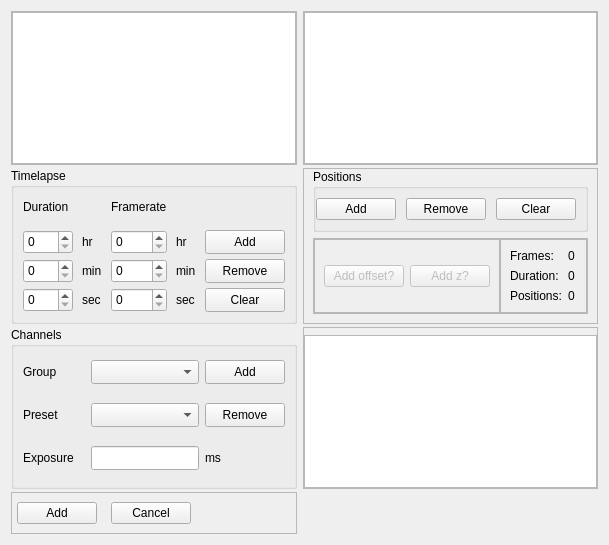
<?xml version="1.0" encoding="UTF-8"?>
<ui version="4.0">
 <class>Form</class>
 <widget class="QWidget" name="Form">
  <property name="geometry">
   <rect>
    <x>0</x>
    <y>0</y>
    <width>581</width>
    <height>545</height>
   </rect>
  </property>
  <property name="windowTitle">
   <string>Form</string>
  </property>
  <layout class="QGridLayout" name="gridLayout">
   <property name="verticalSpacing">
    <number>3</number>
   </property>
   <item row="2" column="1">
    <widget class="QFrame" name="frame_channelList">
     <property name="sizePolicy">
      <sizepolicy hsizetype="Preferred" vsizetype="Preferred">
       <horstretch>0</horstretch>
       <verstretch>0</verstretch>
      </sizepolicy>
     </property>
     <property name="frameShape">
      <enum>QFrame::StyledPanel</enum>
     </property>
     <property name="frameShadow">
      <enum>QFrame::Raised</enum>
     </property>
     <layout class="QHBoxLayout" name="horizontalLayout_2">
      <property name="spacing">
       <number>0</number>
      </property>
      <property name="leftMargin">
       <number>0</number>
      </property>
      <property name="topMargin">
       <number>7</number>
      </property>
      <property name="rightMargin">
       <number>0</number>
      </property>
      <property name="bottomMargin">
       <number>0</number>
      </property>
      <item>
       <widget class="QListWidget" name="listWidget_channels">
        <property name="sizePolicy">
         <sizepolicy hsizetype="Preferred" vsizetype="Preferred">
          <horstretch>0</horstretch>
          <verstretch>0</verstretch>
         </sizepolicy>
        </property>
       </widget>
      </item>
     </layout>
    </widget>
   </item>
   <item row="1" column="0">
    <widget class="QGroupBox" name="groupBox_timelapse">
     <property name="sizePolicy">
      <sizepolicy hsizetype="Minimum" vsizetype="Minimum">
       <horstretch>0</horstretch>
       <verstretch>0</verstretch>
      </sizepolicy>
     </property>
     <property name="title">
      <string>Timelapse</string>
     </property>
     <layout class="QGridLayout" name="gridLayout_2">
      <property name="topMargin">
       <number>0</number>
      </property>
      <property name="horizontalSpacing">
       <number>9</number>
      </property>
      <property name="verticalSpacing">
       <number>5</number>
      </property>
      <item row="2" column="4">
       <widget class="QPushButton" name="pushButton_removeTime">
        <property name="sizePolicy">
         <sizepolicy hsizetype="Preferred" vsizetype="Fixed">
          <horstretch>0</horstretch>
          <verstretch>0</verstretch>
         </sizepolicy>
        </property>
        <property name="maximumSize">
         <size>
          <width>80</width>
          <height>24</height>
         </size>
        </property>
        <property name="text">
         <string>Remove</string>
        </property>
       </widget>
      </item>
      <item row="3" column="1">
       <widget class="QLabel" name="label_3">
        <property name="sizePolicy">
         <sizepolicy hsizetype="Preferred" vsizetype="Preferred">
          <horstretch>0</horstretch>
          <verstretch>0</verstretch>
         </sizepolicy>
        </property>
        <property name="text">
         <string>sec</string>
        </property>
       </widget>
      </item>
      <item row="2" column="0">
       <widget class="QSpinBox" name="spinBox_tlMin">
        <property name="sizePolicy">
         <sizepolicy hsizetype="Preferred" vsizetype="Fixed">
          <horstretch>0</horstretch>
          <verstretch>0</verstretch>
         </sizepolicy>
        </property>
        <property name="minimumSize">
         <size>
          <width>50</width>
          <height>24</height>
         </size>
        </property>
        <property name="maximumSize">
         <size>
          <width>100</width>
          <height>24</height>
         </size>
        </property>
       </widget>
      </item>
      <item row="3" column="4">
       <widget class="QPushButton" name="pushButton_clearTime">
        <property name="sizePolicy">
         <sizepolicy hsizetype="Preferred" vsizetype="Fixed">
          <horstretch>0</horstretch>
          <verstretch>0</verstretch>
         </sizepolicy>
        </property>
        <property name="maximumSize">
         <size>
          <width>80</width>
          <height>24</height>
         </size>
        </property>
        <property name="text">
         <string>Clear</string>
        </property>
       </widget>
      </item>
      <item row="1" column="0">
       <widget class="QSpinBox" name="spinBox_tlHr">
        <property name="sizePolicy">
         <sizepolicy hsizetype="Preferred" vsizetype="Fixed">
          <horstretch>0</horstretch>
          <verstretch>0</verstretch>
         </sizepolicy>
        </property>
        <property name="minimumSize">
         <size>
          <width>50</width>
          <height>24</height>
         </size>
        </property>
        <property name="maximumSize">
         <size>
          <width>100</width>
          <height>24</height>
         </size>
        </property>
       </widget>
      </item>
      <item row="1" column="4">
       <widget class="QPushButton" name="pushButton_addTime">
        <property name="sizePolicy">
         <sizepolicy hsizetype="Preferred" vsizetype="Fixed">
          <horstretch>0</horstretch>
          <verstretch>0</verstretch>
         </sizepolicy>
        </property>
        <property name="maximumSize">
         <size>
          <width>80</width>
          <height>24</height>
         </size>
        </property>
        <property name="text">
         <string>Add</string>
        </property>
       </widget>
      </item>
      <item row="3" column="0">
       <widget class="QSpinBox" name="spinBox_tlSec">
        <property name="sizePolicy">
         <sizepolicy hsizetype="Preferred" vsizetype="Fixed">
          <horstretch>0</horstretch>
          <verstretch>0</verstretch>
         </sizepolicy>
        </property>
        <property name="minimumSize">
         <size>
          <width>50</width>
          <height>24</height>
         </size>
        </property>
        <property name="maximumSize">
         <size>
          <width>100</width>
          <height>24</height>
         </size>
        </property>
       </widget>
      </item>
      <item row="2" column="2">
       <widget class="QSpinBox" name="spinBox_frMin">
        <property name="sizePolicy">
         <sizepolicy hsizetype="Preferred" vsizetype="Fixed">
          <horstretch>0</horstretch>
          <verstretch>0</verstretch>
         </sizepolicy>
        </property>
        <property name="maximumSize">
         <size>
          <width>100</width>
          <height>24</height>
         </size>
        </property>
       </widget>
      </item>
      <item row="1" column="1">
       <widget class="QLabel" name="label">
        <property name="sizePolicy">
         <sizepolicy hsizetype="Preferred" vsizetype="Preferred">
          <horstretch>0</horstretch>
          <verstretch>0</verstretch>
         </sizepolicy>
        </property>
        <property name="text">
         <string>hr</string>
        </property>
       </widget>
      </item>
      <item row="1" column="2">
       <widget class="QSpinBox" name="spinBox_frHr">
        <property name="sizePolicy">
         <sizepolicy hsizetype="Preferred" vsizetype="Fixed">
          <horstretch>0</horstretch>
          <verstretch>0</verstretch>
         </sizepolicy>
        </property>
        <property name="maximumSize">
         <size>
          <width>100</width>
          <height>24</height>
         </size>
        </property>
       </widget>
      </item>
      <item row="2" column="1">
       <widget class="QLabel" name="label_2">
        <property name="sizePolicy">
         <sizepolicy hsizetype="Preferred" vsizetype="Preferred">
          <horstretch>0</horstretch>
          <verstretch>0</verstretch>
         </sizepolicy>
        </property>
        <property name="text">
         <string>min</string>
        </property>
       </widget>
      </item>
      <item row="3" column="3">
       <widget class="QLabel" name="label_6">
        <property name="sizePolicy">
         <sizepolicy hsizetype="Preferred" vsizetype="Preferred">
          <horstretch>0</horstretch>
          <verstretch>0</verstretch>
         </sizepolicy>
        </property>
        <property name="text">
         <string>sec</string>
        </property>
       </widget>
      </item>
      <item row="3" column="2">
       <widget class="QSpinBox" name="spinBox_frSec">
        <property name="sizePolicy">
         <sizepolicy hsizetype="Preferred" vsizetype="Fixed">
          <horstretch>0</horstretch>
          <verstretch>0</verstretch>
         </sizepolicy>
        </property>
        <property name="maximumSize">
         <size>
          <width>100</width>
          <height>24</height>
         </size>
        </property>
       </widget>
      </item>
      <item row="1" column="3">
       <widget class="QLabel" name="label_4">
        <property name="sizePolicy">
         <sizepolicy hsizetype="Preferred" vsizetype="Preferred">
          <horstretch>0</horstretch>
          <verstretch>0</verstretch>
         </sizepolicy>
        </property>
        <property name="text">
         <string>hr</string>
        </property>
       </widget>
      </item>
      <item row="2" column="3">
       <widget class="QLabel" name="label_5">
        <property name="sizePolicy">
         <sizepolicy hsizetype="Preferred" vsizetype="Preferred">
          <horstretch>0</horstretch>
          <verstretch>0</verstretch>
         </sizepolicy>
        </property>
        <property name="text">
         <string>min</string>
        </property>
       </widget>
      </item>
      <item row="0" column="0">
       <widget class="QLabel" name="label_7">
        <property name="sizePolicy">
         <sizepolicy hsizetype="Preferred" vsizetype="Preferred">
          <horstretch>0</horstretch>
          <verstretch>0</verstretch>
         </sizepolicy>
        </property>
        <property name="text">
         <string>Duration</string>
        </property>
       </widget>
      </item>
      <item row="0" column="2">
       <widget class="QLabel" name="label_8">
        <property name="sizePolicy">
         <sizepolicy hsizetype="Preferred" vsizetype="Preferred">
          <horstretch>0</horstretch>
          <verstretch>0</verstretch>
         </sizepolicy>
        </property>
        <property name="text">
         <string>Framerate</string>
        </property>
       </widget>
      </item>
     </layout>
    </widget>
   </item>
   <item row="0" column="1">
    <widget class="QFrame" name="frame_posList">
     <property name="sizePolicy">
      <sizepolicy hsizetype="Preferred" vsizetype="Preferred">
       <horstretch>0</horstretch>
       <verstretch>0</verstretch>
      </sizepolicy>
     </property>
     <property name="frameShape">
      <enum>QFrame::StyledPanel</enum>
     </property>
     <property name="frameShadow">
      <enum>QFrame::Raised</enum>
     </property>
     <layout class="QVBoxLayout" name="verticalLayout_2">
      <property name="spacing">
       <number>0</number>
      </property>
      <property name="leftMargin">
       <number>0</number>
      </property>
      <property name="topMargin">
       <number>0</number>
      </property>
      <property name="rightMargin">
       <number>0</number>
      </property>
      <property name="bottomMargin">
       <number>0</number>
      </property>
      <item>
       <widget class="QListWidget" name="listWidget_positionList">
        <property name="sizePolicy">
         <sizepolicy hsizetype="Preferred" vsizetype="Preferred">
          <horstretch>0</horstretch>
          <verstretch>0</verstretch>
         </sizepolicy>
        </property>
       </widget>
      </item>
     </layout>
    </widget>
   </item>
   <item row="1" column="1">
    <widget class="QFrame" name="frame_mainBonusInfo">
     <property name="sizePolicy">
      <sizepolicy hsizetype="Preferred" vsizetype="Preferred">
       <horstretch>0</horstretch>
       <verstretch>0</verstretch>
      </sizepolicy>
     </property>
     <property name="frameShape">
      <enum>QFrame::StyledPanel</enum>
     </property>
     <property name="frameShadow">
      <enum>QFrame::Raised</enum>
     </property>
     <layout class="QVBoxLayout" name="verticalLayout_3">
      <property name="leftMargin">
       <number>9</number>
      </property>
      <property name="topMargin">
       <number>0</number>
      </property>
      <property name="rightMargin">
       <number>9</number>
      </property>
      <item>
       <widget class="QGroupBox" name="groupBox_positions">
        <property name="sizePolicy">
         <sizepolicy hsizetype="Preferred" vsizetype="Preferred">
          <horstretch>0</horstretch>
          <verstretch>0</verstretch>
         </sizepolicy>
        </property>
        <property name="title">
         <string>Positions</string>
        </property>
        <layout class="QHBoxLayout" name="horizontalLayout">
         <property name="spacing">
          <number>10</number>
         </property>
         <property name="leftMargin">
          <number>0</number>
         </property>
         <item>
          <widget class="QPushButton" name="pushButton_addPos">
           <property name="sizePolicy">
            <sizepolicy hsizetype="Preferred" vsizetype="Preferred">
             <horstretch>0</horstretch>
             <verstretch>0</verstretch>
            </sizepolicy>
           </property>
           <property name="maximumSize">
            <size>
             <width>80</width>
             <height>24</height>
            </size>
           </property>
           <property name="text">
            <string>Add</string>
           </property>
           <property name="iconSize">
            <size>
             <width>16</width>
             <height>16</height>
            </size>
           </property>
          </widget>
         </item>
         <item>
          <widget class="QPushButton" name="pushButton_removePos">
           <property name="sizePolicy">
            <sizepolicy hsizetype="Preferred" vsizetype="Preferred">
             <horstretch>0</horstretch>
             <verstretch>0</verstretch>
            </sizepolicy>
           </property>
           <property name="maximumSize">
            <size>
             <width>80</width>
             <height>24</height>
            </size>
           </property>
           <property name="text">
            <string>Remove</string>
           </property>
          </widget>
         </item>
         <item>
          <widget class="QPushButton" name="pushButton_clearPos">
           <property name="sizePolicy">
            <sizepolicy hsizetype="Preferred" vsizetype="Preferred">
             <horstretch>0</horstretch>
             <verstretch>0</verstretch>
            </sizepolicy>
           </property>
           <property name="maximumSize">
            <size>
             <width>80</width>
             <height>24</height>
            </size>
           </property>
           <property name="text">
            <string>Clear</string>
           </property>
          </widget>
         </item>
        </layout>
       </widget>
      </item>
      <item>
       <widget class="QFrame" name="frame_subbonusInfo">
        <property name="sizePolicy">
         <sizepolicy hsizetype="Preferred" vsizetype="Preferred">
          <horstretch>0</horstretch>
          <verstretch>0</verstretch>
         </sizepolicy>
        </property>
        <property name="frameShape">
         <enum>QFrame::StyledPanel</enum>
        </property>
        <property name="frameShadow">
         <enum>QFrame::Raised</enum>
        </property>
        <layout class="QHBoxLayout" name="horizontalLayout_4">
         <property name="spacing">
          <number>0</number>
         </property>
         <property name="leftMargin">
          <number>0</number>
         </property>
         <property name="topMargin">
          <number>0</number>
         </property>
         <property name="rightMargin">
          <number>0</number>
         </property>
         <property name="bottomMargin">
          <number>0</number>
         </property>
         <item>
          <widget class="QFrame" name="frame_bonus">
           <property name="frameShape">
            <enum>QFrame::StyledPanel</enum>
           </property>
           <property name="frameShadow">
            <enum>QFrame::Raised</enum>
           </property>
           <layout class="QHBoxLayout" name="horizontalLayout_5">
            <item>
             <widget class="QPushButton" name="pushButton">
              <property name="enabled">
               <bool>false</bool>
              </property>
              <property name="text">
               <string>Add offset?</string>
              </property>
             </widget>
            </item>
            <item>
             <widget class="QPushButton" name="pushButton_2">
              <property name="enabled">
               <bool>false</bool>
              </property>
              <property name="text">
               <string>Add z?</string>
              </property>
             </widget>
            </item>
           </layout>
          </widget>
         </item>
         <item>
          <widget class="QFrame" name="frame_info">
           <property name="frameShape">
            <enum>QFrame::StyledPanel</enum>
           </property>
           <property name="frameShadow">
            <enum>QFrame::Raised</enum>
           </property>
           <layout class="QGridLayout" name="gridLayout_4">
            <item row="0" column="0">
             <widget class="QLabel" name="label_info_frames">
              <property name="text">
               <string>Frames:</string>
              </property>
             </widget>
            </item>
            <item row="0" column="1">
             <widget class="QLabel" name="label_info_frames_val">
              <property name="text">
               <string>0</string>
              </property>
             </widget>
            </item>
            <item row="1" column="0">
             <widget class="QLabel" name="label_info_duration">
              <property name="text">
               <string>Duration:</string>
              </property>
             </widget>
            </item>
            <item row="1" column="1">
             <widget class="QLabel" name="label_info_duration_val">
              <property name="text">
               <string>0</string>
              </property>
             </widget>
            </item>
            <item row="2" column="0">
             <widget class="QLabel" name="label_info_pos">
              <property name="text">
               <string>Positions:</string>
              </property>
             </widget>
            </item>
            <item row="2" column="1">
             <widget class="QLabel" name="label_info_pos_val">
              <property name="text">
               <string>0</string>
              </property>
             </widget>
            </item>
           </layout>
          </widget>
         </item>
        </layout>
       </widget>
      </item>
     </layout>
    </widget>
   </item>
   <item row="3" column="0">
    <widget class="QFrame" name="frame_addCancel">
     <property name="sizePolicy">
      <sizepolicy hsizetype="Preferred" vsizetype="Preferred">
       <horstretch>0</horstretch>
       <verstretch>0</verstretch>
      </sizepolicy>
     </property>
     <property name="frameShape">
      <enum>QFrame::StyledPanel</enum>
     </property>
     <property name="frameShadow">
      <enum>QFrame::Raised</enum>
     </property>
     <layout class="QHBoxLayout" name="horizontalLayout_3">
      <property name="spacing">
       <number>9</number>
      </property>
      <property name="leftMargin">
       <number>0</number>
      </property>
      <property name="rightMargin">
       <number>100</number>
      </property>
      <item>
       <widget class="QPushButton" name="pushButton_addConfiguration">
        <property name="sizePolicy">
         <sizepolicy hsizetype="Preferred" vsizetype="Fixed">
          <horstretch>0</horstretch>
          <verstretch>0</verstretch>
         </sizepolicy>
        </property>
        <property name="maximumSize">
         <size>
          <width>80</width>
          <height>24</height>
         </size>
        </property>
        <property name="text">
         <string>Add</string>
        </property>
       </widget>
      </item>
      <item>
       <widget class="QPushButton" name="pushButton_cancelConfiguration">
        <property name="sizePolicy">
         <sizepolicy hsizetype="Preferred" vsizetype="Fixed">
          <horstretch>0</horstretch>
          <verstretch>0</verstretch>
         </sizepolicy>
        </property>
        <property name="maximumSize">
         <size>
          <width>80</width>
          <height>24</height>
         </size>
        </property>
        <property name="text">
         <string>Cancel</string>
        </property>
       </widget>
      </item>
     </layout>
    </widget>
   </item>
   <item row="0" column="0">
    <widget class="QFrame" name="frame_timeList">
     <property name="sizePolicy">
      <sizepolicy hsizetype="Preferred" vsizetype="Preferred">
       <horstretch>0</horstretch>
       <verstretch>0</verstretch>
      </sizepolicy>
     </property>
     <property name="frameShape">
      <enum>QFrame::StyledPanel</enum>
     </property>
     <property name="frameShadow">
      <enum>QFrame::Raised</enum>
     </property>
     <layout class="QVBoxLayout" name="verticalLayout">
      <property name="spacing">
       <number>0</number>
      </property>
      <property name="leftMargin">
       <number>0</number>
      </property>
      <property name="topMargin">
       <number>0</number>
      </property>
      <property name="rightMargin">
       <number>0</number>
      </property>
      <property name="bottomMargin">
       <number>0</number>
      </property>
      <item>
       <widget class="QListWidget" name="listWidget_timePoints">
        <property name="sizePolicy">
         <sizepolicy hsizetype="Preferred" vsizetype="Preferred">
          <horstretch>0</horstretch>
          <verstretch>0</verstretch>
         </sizepolicy>
        </property>
       </widget>
      </item>
     </layout>
    </widget>
   </item>
   <item row="2" column="0">
    <widget class="QGroupBox" name="groupBox_channels">
     <property name="sizePolicy">
      <sizepolicy hsizetype="Preferred" vsizetype="Preferred">
       <horstretch>0</horstretch>
       <verstretch>0</verstretch>
      </sizepolicy>
     </property>
     <property name="title">
      <string>Channels</string>
     </property>
     <layout class="QGridLayout" name="gridLayout_3" rowstretch="0,0,0,0,0" columnstretch="0,0,0" rowminimumheight="0,0,0,0,0">
      <property name="leftMargin">
       <number>9</number>
      </property>
      <property name="topMargin">
       <number>0</number>
      </property>
      <property name="rightMargin">
       <number>9</number>
      </property>
      <property name="bottomMargin">
       <number>0</number>
      </property>
      <item row="4" column="1">
       <widget class="QLineEdit" name="lineEdit_setExposure">
        <property name="sizePolicy">
         <sizepolicy hsizetype="Preferred" vsizetype="Fixed">
          <horstretch>0</horstretch>
          <verstretch>0</verstretch>
         </sizepolicy>
        </property>
        <property name="maximumSize">
         <size>
          <width>120</width>
          <height>24</height>
         </size>
        </property>
       </widget>
      </item>
      <item row="3" column="0">
       <widget class="QLabel" name="label_10">
        <property name="sizePolicy">
         <sizepolicy hsizetype="Preferred" vsizetype="Preferred">
          <horstretch>0</horstretch>
          <verstretch>0</verstretch>
         </sizepolicy>
        </property>
        <property name="text">
         <string>Preset</string>
        </property>
       </widget>
      </item>
      <item row="0" column="0">
       <widget class="QLabel" name="label_9">
        <property name="sizePolicy">
         <sizepolicy hsizetype="Preferred" vsizetype="Preferred">
          <horstretch>0</horstretch>
          <verstretch>0</verstretch>
         </sizepolicy>
        </property>
        <property name="text">
         <string>Group</string>
        </property>
       </widget>
      </item>
      <item row="4" column="2">
       <widget class="QLabel" name="label_12">
        <property name="sizePolicy">
         <sizepolicy hsizetype="Preferred" vsizetype="Preferred">
          <horstretch>0</horstretch>
          <verstretch>0</verstretch>
         </sizepolicy>
        </property>
        <property name="text">
         <string>ms</string>
        </property>
       </widget>
      </item>
      <item row="3" column="1">
       <widget class="QComboBox" name="comboBox_selectPreset">
        <property name="sizePolicy">
         <sizepolicy hsizetype="Preferred" vsizetype="Fixed">
          <horstretch>0</horstretch>
          <verstretch>0</verstretch>
         </sizepolicy>
        </property>
        <property name="maximumSize">
         <size>
          <width>120</width>
          <height>24</height>
         </size>
        </property>
       </widget>
      </item>
      <item row="4" column="0">
       <widget class="QLabel" name="label_11">
        <property name="sizePolicy">
         <sizepolicy hsizetype="Preferred" vsizetype="Preferred">
          <horstretch>0</horstretch>
          <verstretch>0</verstretch>
         </sizepolicy>
        </property>
        <property name="text">
         <string>Exposure</string>
        </property>
       </widget>
      </item>
      <item row="3" column="2">
       <widget class="QPushButton" name="pushButton_removePreset">
        <property name="sizePolicy">
         <sizepolicy hsizetype="Preferred" vsizetype="Fixed">
          <horstretch>0</horstretch>
          <verstretch>0</verstretch>
         </sizepolicy>
        </property>
        <property name="maximumSize">
         <size>
          <width>80</width>
          <height>24</height>
         </size>
        </property>
        <property name="text">
         <string>Remove</string>
        </property>
       </widget>
      </item>
      <item row="0" column="2">
       <widget class="QPushButton" name="pushButton_addPreset">
        <property name="sizePolicy">
         <sizepolicy hsizetype="Preferred" vsizetype="Fixed">
          <horstretch>0</horstretch>
          <verstretch>0</verstretch>
         </sizepolicy>
        </property>
        <property name="maximumSize">
         <size>
          <width>80</width>
          <height>25</height>
         </size>
        </property>
        <property name="text">
         <string>Add</string>
        </property>
       </widget>
      </item>
      <item row="0" column="1">
       <widget class="QComboBox" name="comboBox_selectGroup">
        <property name="sizePolicy">
         <sizepolicy hsizetype="Preferred" vsizetype="Fixed">
          <horstretch>0</horstretch>
          <verstretch>0</verstretch>
         </sizepolicy>
        </property>
        <property name="maximumSize">
         <size>
          <width>120</width>
          <height>24</height>
         </size>
        </property>
       </widget>
      </item>
     </layout>
    </widget>
   </item>
  </layout>
 </widget>
 <resources/>
 <connections/>
</ui>
